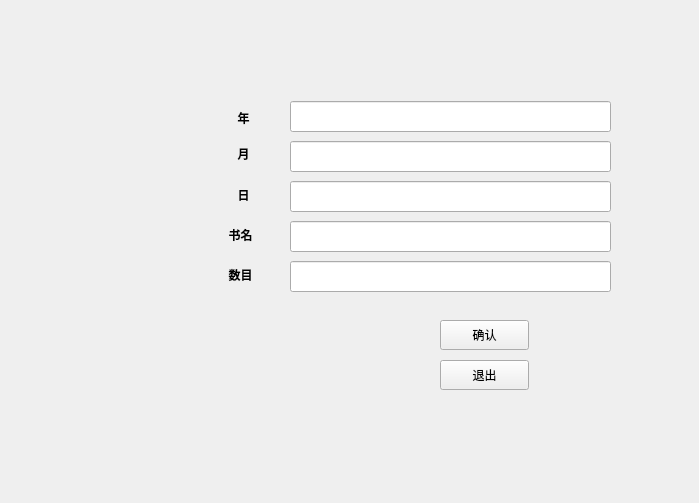
<?xml version="1.0" encoding="UTF-8"?>
<ui version="4.0">
 <class>Return_book</class>
 <widget class="QWidget" name="Return_book">
  <property name="geometry">
   <rect>
    <x>0</x>
    <y>0</y>
    <width>699</width>
    <height>503</height>
   </rect>
  </property>
  <property name="windowTitle">
   <string>Form</string>
  </property>
  <property name="styleSheet">
   <string notr="true">background-image: url(:/img/backgroud.png);</string>
  </property>
  <widget class="QLineEdit" name="in_year">
   <property name="geometry">
    <rect>
     <x>290</x>
     <y>101</y>
     <width>321</width>
     <height>31</height>
    </rect>
   </property>
  </widget>
  <widget class="QLabel" name="year_infor">
   <property name="geometry">
    <rect>
     <x>213</x>
     <y>103</y>
     <width>61</width>
     <height>31</height>
    </rect>
   </property>
   <property name="text">
    <string>&lt;html&gt;&lt;head/&gt;&lt;body&gt;&lt;p align=&quot;center&quot;&gt;&lt;span style=&quot; font-weight:600;&quot;&gt;年&lt;/span&gt;&lt;/p&gt;&lt;/body&gt;&lt;/html&gt;</string>
   </property>
  </widget>
  <widget class="QLineEdit" name="in_month">
   <property name="geometry">
    <rect>
     <x>290</x>
     <y>141</y>
     <width>321</width>
     <height>31</height>
    </rect>
   </property>
  </widget>
  <widget class="QLabel" name="month_infor">
   <property name="geometry">
    <rect>
     <x>213</x>
     <y>139</y>
     <width>61</width>
     <height>31</height>
    </rect>
   </property>
   <property name="text">
    <string>&lt;html&gt;&lt;head/&gt;&lt;body&gt;&lt;p align=&quot;center&quot;&gt;&lt;span style=&quot; font-weight:600;&quot;&gt;月&lt;/span&gt;&lt;/p&gt;&lt;/body&gt;&lt;/html&gt;</string>
   </property>
  </widget>
  <widget class="QLineEdit" name="in_day">
   <property name="geometry">
    <rect>
     <x>290</x>
     <y>181</y>
     <width>321</width>
     <height>31</height>
    </rect>
   </property>
  </widget>
  <widget class="QLabel" name="day_infor">
   <property name="geometry">
    <rect>
     <x>213</x>
     <y>180</y>
     <width>61</width>
     <height>31</height>
    </rect>
   </property>
   <property name="text">
    <string>&lt;html&gt;&lt;head/&gt;&lt;body&gt;&lt;p align=&quot;center&quot;&gt;&lt;span style=&quot; font-weight:600;&quot;&gt;日&lt;/span&gt;&lt;/p&gt;&lt;/body&gt;&lt;/html&gt;</string>
   </property>
  </widget>
  <widget class="QLineEdit" name="in_name">
   <property name="geometry">
    <rect>
     <x>290</x>
     <y>221</y>
     <width>321</width>
     <height>31</height>
    </rect>
   </property>
  </widget>
  <widget class="QLabel" name="name_infor">
   <property name="geometry">
    <rect>
     <x>210</x>
     <y>220</y>
     <width>61</width>
     <height>31</height>
    </rect>
   </property>
   <property name="text">
    <string>&lt;html&gt;&lt;head/&gt;&lt;body&gt;&lt;p align=&quot;center&quot;&gt;&lt;span style=&quot; font-weight:600;&quot;&gt;书名&lt;/span&gt;&lt;/p&gt;&lt;/body&gt;&lt;/html&gt;</string>
   </property>
  </widget>
  <widget class="QLineEdit" name="in_num">
   <property name="geometry">
    <rect>
     <x>290</x>
     <y>261</y>
     <width>321</width>
     <height>31</height>
    </rect>
   </property>
  </widget>
  <widget class="QLabel" name="num_infor">
   <property name="geometry">
    <rect>
     <x>210</x>
     <y>260</y>
     <width>61</width>
     <height>31</height>
    </rect>
   </property>
   <property name="text">
    <string>&lt;html&gt;&lt;head/&gt;&lt;body&gt;&lt;p align=&quot;center&quot;&gt;&lt;span style=&quot; font-weight:600;&quot;&gt;数目&lt;/span&gt;&lt;/p&gt;&lt;/body&gt;&lt;/html&gt;</string>
   </property>
  </widget>
  <widget class="QPushButton" name="Sure">
   <property name="geometry">
    <rect>
     <x>440</x>
     <y>320</y>
     <width>89</width>
     <height>30</height>
    </rect>
   </property>
   <property name="minimumSize">
    <size>
     <width>40</width>
     <height>30</height>
    </size>
   </property>
   <property name="text">
    <string>确认</string>
   </property>
  </widget>
  <widget class="QPushButton" name="Quit">
   <property name="geometry">
    <rect>
     <x>440</x>
     <y>360</y>
     <width>89</width>
     <height>30</height>
    </rect>
   </property>
   <property name="minimumSize">
    <size>
     <width>40</width>
     <height>30</height>
    </size>
   </property>
   <property name="text">
    <string>退出</string>
   </property>
  </widget>
 </widget>
 <resources/>
 <connections/>
</ui>
